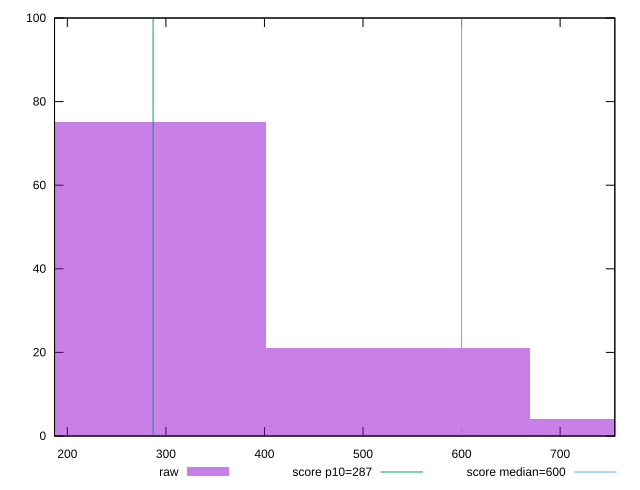

Write gnuplot code to recreate this figure.
reset

$raw <<EOF
535.6870800441687 21
803.530620066253 4
267.84354002208437 75
EOF

set key outside below
set boxwidth 267.84354002208437
set xrange [187.0000000000009:755.4999999999991]
set yrange [0:100]
set trange [0:100]
set style fill transparent solid 0.5 noborder

set parametric
set terminal svg size 640, 490 enhanced background rgb 'white'
set output "report_00017_2021-02-10T15-08-03.406Z/total-blocking-time/samples/pages+cached/raw/histogram.svg"

plot $raw title "raw" with boxes, \
     287,t title "score p10=287", \
     600,t title "score median=600"

reset
